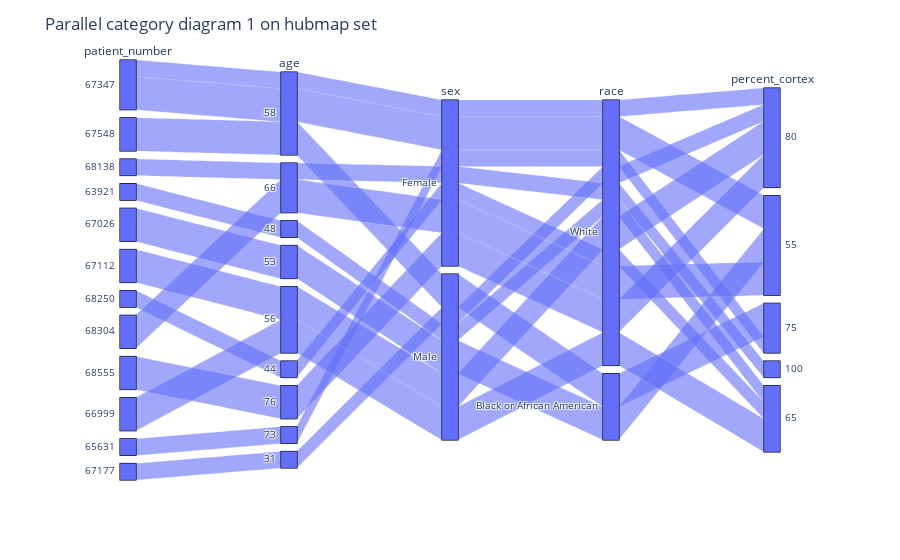

The notebook cell saved with this chart:
### Markdown cell above
**Parallel Diagram**

### Code cell
parallel_diagram=hubmap_df[['patient_number','age','sex','race','percent_cortex']]
fig=px.parallel_categories(parallel_diagram,color_continuous_scale=px.colors.sequential.Inferno)
fig.update_layout(title='Parallel category diagram 1 on hubmap set')
fig.show()

### Figure 1 — Plotly figure (JSON) as saved in the notebook; plotly's stock layout.template omitted (floating-point values rounded to 4 significant figures)
{"data": [{"dimensions": [{"label": "patient_number", "values": [67347, 67347, 67548, 68138, 63921, 67026, 67112, 68250, 68304, 68555, 66999, 65631, 67347, 67548, 67026, 67112, 67177, 68304, 68555, 66999]}, {"label": "age", "values": [58, 58, 58, 66, 48, 53, 56, 44, 66, 76, 56, 73, 58, 58, 53, 56, 31, 66, 76, 56]}, {"label": "sex", "values": ["Female", "Female", "Male", "Female", "Male", "Male", "Male", "Female", "Female", "Female", "Male", "Female", "Female", "Male", "Male", "Male", "Male", "Female", "Female", "Male"]}, {"label": "race", "values": ["White", "White", "Black or African American", "White", "White", "Black or African American", "White", "White", "White", "White", "White", "White", "White", "Black or African American", "Black or African American", "White", "White", "White", "White", "White"]}, {"label": "percent_cortex", "values": [80, 55, 75, 100, 65, 55, 80, 65, 55, 80, 65, 75, 55, 75, 55, 80, 80, 55, 80, 65]}], "domain": {"x": [0.0, 1.0], "y": [0.0, 1.0]}, "name": "", "type": "parcats"}], "layout": {"legend": {"tracegroupgap": 0}, "margin": {"t": 60}, "title": {"text": "Parallel category diagram 1 on hubmap set"}}}
